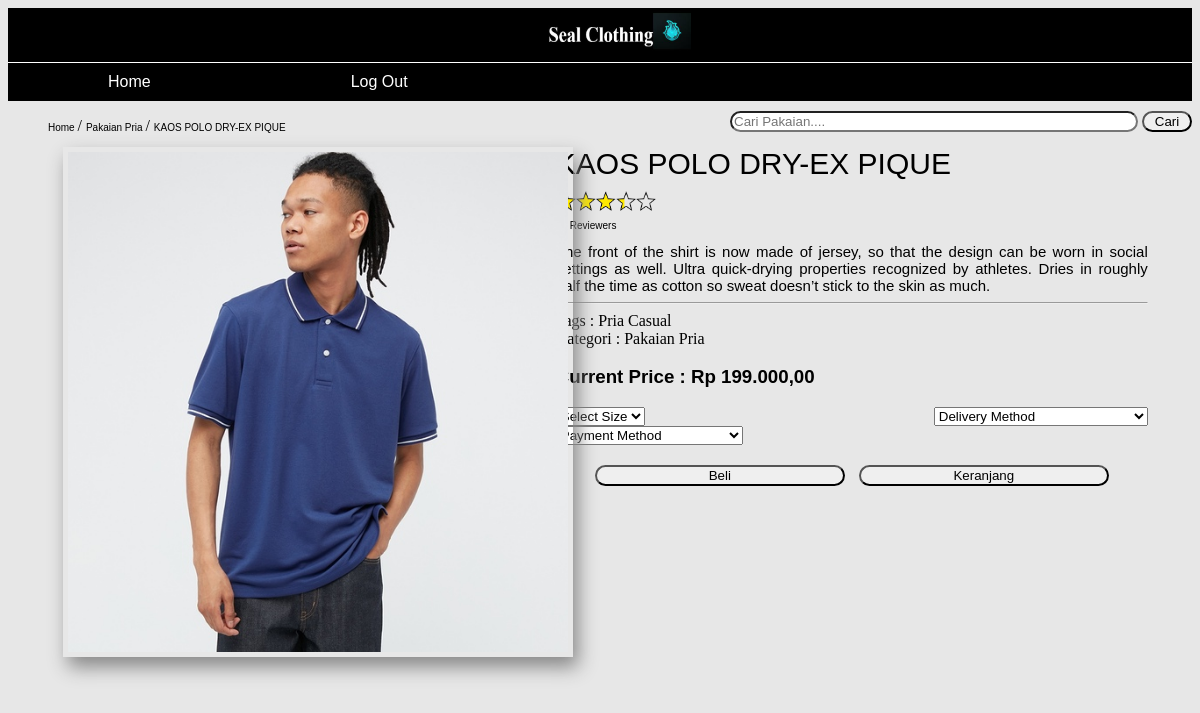
The app's page /direct-product.php?id=2 (signed in) with its own data.
### tables this page shows
CREATE TABLE `data_produk` (
  `id` int(11) NOT NULL,
  `Nama` varchar(255) NOT NULL,
  `Harga` double NOT NULL,
  `Deskripsi` text NOT NULL,
  `Tags` varchar(255) NOT NULL,
  `Kategori` varchar(255) NOT NULL,
  `Gambar` text NOT NULL
);

### direct-product.php (the view, shortened to what this page needs)
<?php
    require "koneksi.php";
    $nama = "";
    if (!isset($_SESSION['user'])) {
       header("location:login.php");
    }elseif (isset($_SESSION['user'])) {
    	$nama = $_SESSION['user']['username'];
    }else{
    	$nama = "Login Dulu";
    }
	$id = $_GET['id'];
    $sql = "SELECT * FROM data_produk WHERE id=".$id;
    $query = mysqli_query($conn, $sql);
    $result = mysqli_fetch_assoc($query);
 ?>
<!DOCTYPE html>
<html>
<head>
	<link rel="stylesheet" href="style-direct.css">
</head>
<body>
	<header>
		<div>
			<div class="banner">
				<img src="banner.jpg">
				<a href="#">Anda Login Sebagai : <?php echo $nama ?></a>
			</div>
			<div class="navi">
				<nav>
					<a href="dashboard-user.php">Home</a>
					<a href="Logout.php">Log Out</a>
				</nav>
			</div>
			<div id="breadcrumb">
				<div class="crumb">
					<ul>
						<li>
							<a href="dashboard-user.php">
								Home
							</a>
						</li>
						<li>
							<a href="dashboard-user.php">
								<?php echo $result['Kategori']; ?>
							</a>
						</li>
						<li>
							<a href="dashboard-user.php">
								<?php echo $result['Nama']; ?>
							</a>
						</li>
					</ul>
				</div>
				<div class="search">
					<form action="" method="GET">
						<input type="text" placeholder="Cari Pakaian...." name="search">
						<button name="cari" type="submit">Cari</button>
					</form>
				</div>
			</div>
		</div>
	</header>
	<main>
		<div class="layout">
			<div class="wrap left">
				<img src="fileuploads/<?php
				echo $result['Gambar'];
				?>">
			</div>
			<div class="wrap right">
				<div class="jud">
					<span>
						<?php echo $result['Nama']; ?>
					</span>
				</div>
				<div class="rate">
					<div class="img">
						<img src="rev.png">
					</div>
					<span>
						41 Reviewers
					</span>
				</div>
				<div class="detail">
					<div class="list">
						<span>
							<?php echo $result['Deskripsi']; ?>
						</span>
					</div>
				</div>
				<hr>
				<div class="tags">
					<span>
						Tags : <?php echo $result['Tags']; ?>
					</span>
				</div>
				<div class="category">
					<span>
						Kategori : <?php echo $result['Kategori']; ?>
					</span>
				</div>
				<div class="price">
					<h3>
						Current Price : <?php echo "Rp " . number_format($result['Harga'],2, ",", "."); ?>
					</h3>
				</div>
				<div class="option">
					<select>
						<option>Select Size</option>
					</select>
					<select>
						<option>Delivery Method</option>
					</select>
					<select>
						<option>Payment Method</option>
					</select>
				</div>
				<div class="cart">
					<button class="but1" name="but1" type="submit">
						<a href="finish.php" style="color:black;text-decoration: none;">
							Beli
						</a>
					</button>
					<button class="but2" name="but2" type="submit">Keranjang</button>
				</div>
			</div>
		</div>
	</main>
</body>
</html>

### style-direct.css (style rules this page uses)
body { background-color: #e7e7e7; }
.banner { background-color: black; }
.banner img { height: 50px; width: 150px; margin-left: 45%; }
.banner a { text-decoration: none; color:black; font-family: sans-serif; float: right; padding-right: 100px; padding-top: 20px; }
.navi { border-top: 1px solid white; overflow: hidden; background-color: black; }
.navi a { float: left; text-align: center; color: white; text-decoration: none; padding: 10px 100px; font-family: sans-serif; }
#breadcrumb { columns: 2; }
.crumb ul { list-style: none; }
.crumb ul>li { display: inline; }
.crumb ul>li+li:before { color: black; content: "/"; }
.crumb ul>li a { text-decoration: none; color: black; font-family: sans-serif; font-size: 10px; }
.search { padding-top: 10px; margin-top: 5px; text-align: right; }
.search input { border-radius: 12px; width: 400px; }
.search button { width: 50px; border-radius: 12px; cursor: pointer; }
main { box-sizing: border-box; }
.wrap { float: left; padding: 5px; }
.left { width: 45%; position: relative; }
.right { width: 50%; }
.layout:after { content: ""; display: table; clear: both; }
.left img { margin-left: 50px; margin-bottom: 20px; padding: 5px; height: 500px; width: 500px; box-shadow: 5px 10px 18px #888888; }
.jud { text-align: justify; font-family: sans-serif; font-size: 30px; }
.rate img { padding-top: 10px; height: 20px; width: 100px; }
.rate>span { font-family: sans-serif; text-align: justify; font-size: 10px; }
.detail { padding-top: 10px; }
.list { font-family: sans-serif; text-align: justify; font-size: 15px; }
.price { font-family: sans-serif; }
.option { text-align: justify; word-spacing: 80px; }
.cart { padding-top: 20px; text-align: center; word-spacing: 10px; }
.but1 { width: 250px; border-radius: 15px; cursor: pointer; }
.but2 { width: 250px; border-radius: 15px; cursor: pointer; }

### records on screen
data_produk: Kategori "Pakaian Pria", Nama "KAOS POLO DRY-EX PIQUE", Gambar (picture), Deskripsi "The front of the shirt is now made of jersey, so that the design can be worn in social settings as well. Ultra quick-drying properties recognized by athletes. Dries in roughly half the time as cotton so sweat doesn’t stick to the skin as much.", Tags "Pria Casual", Harga "199.000,00"
